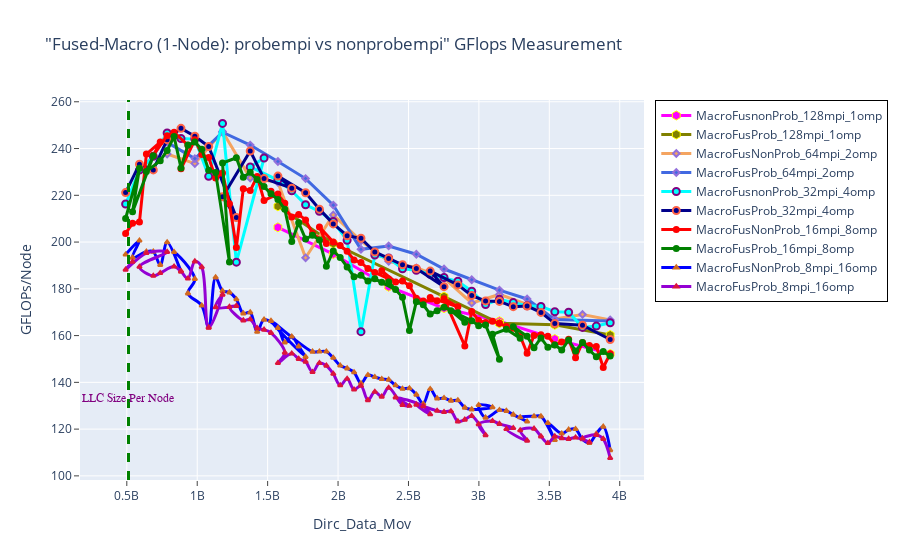

Notebook cell for this chart:
### Markdown cell above
## GFLOPS - Fused Macro: Probempi vs NonProbempi

### Code cell
fig = go.Figure() 

fig.add_trace(go.Scatter(x=(dfn1MacFusnonProb_128mpi_1omp.Dirc_Data_Mov*(dfn1MacFusnonProb_128mpi_1omp.MPI_size)), 
                         y=(dfn1MacFusnonProb_128mpi_1omp.GFLOPS*(dfn1MacFusnonProb_128mpi_1omp.MPI_size)), 
                         mode='lines+markers', 
                         name='MacroFusnonProb_128mpi_1omp',
                         line=dict(color='magenta',width=3),
                         marker=dict(symbol='hexagon',size=9, line=dict(color='yellow',width=1))))


fig.add_trace(go.Scatter(x=(dfn1MacFusProb_128mpi_1omp.Dirc_Data_Mov*(dfn1MacFusProb_128mpi_1omp.MPI_size)), 
                         y=(dfn1MacFusProb_128mpi_1omp.GFLOPS*(dfn1MacFusProb_128mpi_1omp.MPI_size)), 
                         mode='lines+markers', 
                         name='MacroFusProb_128mpi_1omp',
                         line=dict(color='olive',width=3),
                         marker=dict(symbol='hexagon',size=9, line=dict(color='yellow',width=1))))

# case 2
fig.add_trace(go.Scatter(x=(dfn1MacFusNonProb_64mpi_2omp.Dirc_Data_Mov*(dfn1MacFusNonProb_64mpi_2omp.MPI_size)), 
                         y=(dfn1MacFusNonProb_64mpi_2omp.GFLOPS*(dfn1MacFusNonProb_64mpi_2omp.MPI_size)), 
                         mode='lines+markers', 
                         name='MacroFusNonProb_64mpi_2omp',
                         line=dict(color='sandybrown',width=3),
                         marker=dict(symbol='diamond',size=5,line=dict(color='MediumPurple',width=2))))

fig.add_trace(go.Scatter(x=(dfn1MacFusProb_64mpi_2omp.Dirc_Data_Mov*(dfn1MacFusProb_64mpi_2omp.MPI_size)), 
                         y=(dfn1MacFusProb_64mpi_2omp.GFLOPS*(dfn1MacFusProb_64mpi_2omp.MPI_size)), 
                         mode='lines+markers', 
                         name='MacroFusProb_64mpi_2omp',
                         line=dict(color='royalblue',width=3),
                         marker=dict(symbol='diamond',size=5,line=dict(color='MediumPurple',width=2))))

# case 3
fig.add_trace(go.Scatter(x=(dfn1MacFusnonProb_32mpi_4omp.Dirc_Data_Mov*(dfn1MacFusnonProb_32mpi_4omp.MPI_size)), 
                         y=(dfn1MacFusnonProb_32mpi_4omp.GFLOPS*(dfn1MacFusnonProb_32mpi_4omp.MPI_size)), 
                         mode='lines+markers', 
                         name='MacroFusnonProb_32mpi_4omp',
                         line=dict(color='cyan',width=3),
                         marker=dict(symbol='circle',size=7,line=dict(color='Purple',width=2))))

fig.add_trace(go.Scatter(x=(dfn1MacFusProb_32mpi_4omp.Dirc_Data_Mov*(dfn1MacFusProb_32mpi_4omp.MPI_size)), 
                         y=(dfn1MacFusProb_32mpi_4omp.GFLOPS*(dfn1MacFusProb_32mpi_4omp.MPI_size)), 
                         mode='lines+markers', 
                         name='MacroFusProb_32mpi_4omp',
                         line=dict(color='darkblue',width=3),
                         marker=dict(symbol='circle',size=7, line=dict(color='tomato',width=2))))

# case 4
fig.add_trace(go.Scatter(x=(dfn1MacFusNonProb_16mpi_8omp.Dirc_Data_Mov*(dfn1MacFusNonProb_16mpi_8omp.MPI_size)), 
                         y=(dfn1MacFusNonProb_16mpi_8omp.GFLOPS*(dfn1MacFusNonProb_16mpi_8omp.MPI_size)), 
                         mode='lines+markers', 
                         name='MacroFusNonProb_16mpi_8omp',
                         line=dict(color='red',width=3),
                         marker=dict(symbol='circle',size=5,line=dict(color='red',width=2))))

fig.add_trace(go.Scatter(x=(dfn1MacFusProb_16mpi_8omp.Dirc_Data_Mov*(dfn1MacFusProb_16mpi_8omp.MPI_size)), 
                         y=(dfn1MacFusProb_16mpi_8omp.GFLOPS*(dfn1MacFusProb_16mpi_8omp.MPI_size)), 
                         mode='lines+markers', 
                         name='MacroFusProb_16mpi_8omp',
                         line=dict(color='green',width=3),
                         marker=dict(symbol='circle',size=5,line=dict(color='green',width=2))))

# case 5

fig.add_trace(go.Scatter(x=(dfn1MacFusNonProb_8mpi_16omp.Dirc_Data_Mov*(dfn1MacFusNonProb_8mpi_16omp.MPI_size)), 
                         y=(dfn1MacFusNonProb_8mpi_16omp.GFLOPS*(dfn1MacFusNonProb_8mpi_16omp.MPI_size)), 
                         mode='lines+markers', 
                         name='MacroFusNonProb_8mpi_16omp',
                         line=dict(color='blue',shape='spline',width=3),
                         marker=dict(symbol='triangle-up',size=4,line=dict(color='chocolate',width=2))))

fig.add_trace(go.Scatter(x=(dfn1MacFusProb_8mpi_16omp.Dirc_Data_Mov*(dfn1MacFusProb_8mpi_16omp.MPI_size)), 
                         y=(dfn1MacFusProb_8mpi_16omp.GFLOPS*(dfn1MacFusProb_8mpi_16omp.MPI_size)), 
                         mode='lines+markers', 
                         name='MacroFusProb_8mpi_16omp',
                         line=dict(color='darkviolet',shape='spline',width=3),
                         marker=dict(symbol='triangle-up',size=4,line=dict(color='crimson',width=2))))





# Adding a vertical line
fig.add_vline(x=512e6, line_width=3, line_dash="dash", line_color="green")
# fig.add_hline(y=1024, line_width=3, line_dash="dash", line_color="red")

# Add annotation
fig.add_annotation(
    x='512e6'
    , y=130
    , text=f'LLC Size Per Node'
    , yanchor='bottom'
    , showarrow=False
    , arrowhead=1
    , arrowsize=1
    , arrowwidth=2
    , arrowcolor="#636363"
    , ax=-20
    , ay=-30
    , font=dict(size=12, color="purple", family="Sans Serif")
    , align="left"
    ,)

# fig.update_yaxes(color="black")
# fig.update_xaxes(showline=True, linewidth=1, linecolor='black', gridcolor='Red')
# fig.update_yaxes(showline=True, linewidth=1, linecolor='black', gridcolor='Red')
# fig.update_xaxes(categoryorder="category ascending")
# fig.update_xaxes(type='category')
# fig.update_yaxes(showline=True,linewidth=1,linecolor='black',gridcolor='grey')
# fig.update_xaxes(showline=True,linewidth=1,linecolor='black',gridcolor='grey')

fig.update_layout(title='"Fused-Macro (1-Node): probempi vs nonprobempi" GFlops Measurement',
                  xaxis_title='Dirc_Data_Mov', yaxis_title='GFLOPs/Node', 
                  xaxis=dict(ticks="outside"),  
                  yaxis=dict(ticks="outside"),
                  legend=go.layout.Legend(bordercolor="black",borderwidth=1))

### Figure 1 — Plotly figure (JSON) as saved in the notebook; plotly's stock layout.template omitted (floating-point values rounded to 4 significant figures)
{"data": [{"line": {"color": "magenta", "width": 3}, "marker": {"line": {"color": "yellow", "width": 1}, "size": 9, "symbol": "hexagon"}, "mode": "lines+markers", "name": "MacroFusnonProb_128mpi_1omp", "type": "scatter", "x": [1572864000, 1966080000, 2359296000, 2752512000, 3145728000, 3538944000, 3932160000], "y": [206.3, 194.9, 180.9, 171.7, 166.2, 158.5, 152.2]}, {"line": {"color": "olive", "width": 3}, "marker": {"line": {"color": "yellow", "width": 1}, "size": 9, "symbol": "hexagon"}, "mode": "lines+markers", "name": "MacroFusProb_128mpi_1omp", "type": "scatter", "x": [1572864000, 1966080000, 2752512000, 3145728000, 3538944000, 3932160000], "y": [215.3, 199.4, 176.7, 165.3, 164.6, 160.3]}, {"line": {"color": "sandybrown", "width": 3}, "marker": {"line": {"color": "MediumPurple", "width": 2}, "size": 5, "symbol": "diamond"}, "mode": "lines+markers", "name": "MacroFusNonProb_64mpi_2omp", "type": "scatter", "x": [786432000, 983040000, 1179648000, 1376256000, 1572864000, 1769472000, 1966080000, 2162688000, 2359296000, 2555904000, 2752512000, 2949120000, 3145728000, 3342336000, 3538944000, 3735552000, 3932160000], "y": [237.7, 233.6, 247.3, 227.4, 225.6, 193.3, 211.6, 200.6, 191.8, 189.0, 184.5, 174.0, 177.6, 173.3, 167.1, 169.0, 166.7]}, {"line": {"color": "royalblue", "width": 3}, "marker": {"line": {"color": "MediumPurple", "width": 2}, "size": 5, "symbol": "diamond"}, "mode": "lines+markers", "name": "MacroFusProb_64mpi_2omp", "type": "scatter", "x": [786432000, 983040000, 1179648000, 1376256000, 1572864000, 1769472000, 1966080000, 2162688000, 2359296000, 2555904000, 2752512000, 2949120000, 3145728000, 3342336000, 3538944000, 3932160000], "y": [242.6, 235.7, 247.0, 241.5, 234.5, 227.2, 215.8, 196.9, 198.3, 194.8, 188.5, 183.9, 179.5, 175.7, 166.8, 166.3]}, {"line": {"color": "cyan", "width": 3}, "marker": {"line": {"color": "Purple", "width": 2}, "size": 7, "symbol": "circle"}, "mode": "lines+markers", "name": "MacroFusnonProb_32mpi_4omp", "type": "scatter", "x": [491520000, 589824000, 688128000, 786432000, 884736000, 983040000, 1081344000, 1179648000, 1277952000, 1474560000, 1376256000, 1572864000, 1671168000, 1769472000, 1867776000, 1966080000, 2064384000, 2162688000, 2260992000, 2359296000, 2457600000, 2555904000, 2654208000, 2752512000, 2850816000, 2949120000, 3047424000, 3145728000, 3244032000, 3342336000, 3440640000, 3538944000, 3637248000, 3735552000, 3833856000, 3932160000], "y": [216.3, 230.8, 236.7, 246.7, 244.3, 244.0, 228.1, 250.8, 191.4, 236.0, 232.1, 226.5, 221.9, 215.9, 213.1, 208.8, 200.8, 161.7, 194.5, 193.2, 188.6, 188.0, 186.2, 184.8, 183.2, 179.0, 173.3, 175.5, 174.1, 172.8, 172.5, 170.2, 170.0, 163.5, 164.1, 165.5]}, {"line": {"color": "darkblue", "width": 3}, "marker": {"line": {"color": "tomato", "width": 2}, "size": 7, "symbol": "circle"}, "mode": "lines+markers", "name": "MacroFusProb_32mpi_4omp", "type": "scatter", "x": [491520000, 589824000, 688128000, 786432000, 884736000, 983040000, 1081344000, 1277952000, 1179648000, 1376256000, 1474560000, 1671168000, 1572864000, 1769472000, 1867776000, 1966080000, 2064384000, 2162688000, 2260992000, 2359296000, 2457600000, 2555904000, 2752512000, 2654208000, 2850816000, 2949120000, 3047424000, 3145728000, 3244032000, 3342336000, 3440640000, 3538944000, 3735552000, 3932160000], "y": [221.2, 233.3, 230.9, 243.8, 248.6, 245.3, 240.9, 210.5, 219.3, 238.9, 227.1, 223.1, 228.2, 221.1, 214.1, 207.8, 202.7, 201.6, 195.8, 193.0, 190.3, 188.7, 180.9, 187.6, 181.7, 177.1, 174.8, 174.6, 172.4, 172.6, 169.9, 165.1, 164.5, 158.3]}, {"line": {"color": "red", "width": 3}, "marker": {"line": {"color": "red", "width": 2}, "size": 5, "symbol": "circle"}, "mode": "lines+markers", "name": "MacroFusNonProb_16mpi_8omp", "type": "scatter", "x": [491520000, 540672000, 589824000, 638976000, 737280000, 688128000, 786432000, 835584000, 933888000, 884736000, 983040000, 1032192000, 1081344000, 1130496000, 1179648000, 1228800000, 1277952000, 1327104000, 1376256000, 1425408000, 1474560000, 1572864000, 1622016000, 1523712000, 1671168000, 1720320000, 1769472000, 1818624000, 1916928000, 1867776000, 1966080000, 2015232000, 2064384000, 2113536000, 2162688000, 2211840000, 2260992000, 2359296000, 2310144000, 2408448000, 2457600000, 2506752000, 2555904000, 2605056000, 2703360000, 2654208000, 2850816000, 2752512000, 2899968000, 2949120000, 2998272000, 3047424000, 3096576000, 3145728000, 3194880000, 3244032000, 3293184000, 3342336000, 3391488000, 3440640000, 3489792000, 3538944000, 3588096000, 3637248000, 3686400000, 3735552000, 3784704000, 3833856000, 3883008000, 3932160000], "y": [203.7, 208.0, 208.6, 237.6, 242.7, 237.0, 245.5, 246.9, 241.4, 231.3, 243.7, 237.5, 236.1, 227.4, 229.5, 216.4, 197.7, 222.8, 222.0, 228.1, 217.8, 220.5, 216.6, 221.7, 210.7, 211.8, 209.5, 203.7, 199.4, 206.5, 200.0, 198.5, 196.1, 192.4, 191.3, 188.7, 187.0, 184.3, 187.7, 182.9, 183.4, 181.3, 176.0, 174.8, 174.9, 176.2, 172.3, 175.7, 155.6, 170.3, 166.4, 165.6, 166.1, 165.3, 163.9, 163.2, 159.9, 152.5, 160.1, 160.3, 159.7, 156.1, 157.2, 158.5, 150.5, 157.0, 155.8, 155.4, 146.3, 152.3]}, {"line": {"color": "green", "width": 3}, "marker": {"line": {"color": "green", "width": 2}, "size": 5, "symbol": "circle"}, "mode": "lines+markers", "name": "MacroFusProb_16mpi_8omp", "type": "scatter", "x": [491520000, 589824000, 540672000, 688128000, 638976000, 737280000, 786432000, 835584000, 884736000, 933888000, 983040000, 1032192000, 1081344000, 1130496000, 1228800000, 1179648000, 1277952000, 1327104000, 1376256000, 1425408000, 1474560000, 1523712000, 1572864000, 1622016000, 1671168000, 1720320000, 1769472000, 1818624000, 1867776000, 1916928000, 1966080000, 2015232000, 2064384000, 2113536000, 2162688000, 2211840000, 2260992000, 2310144000, 2408448000, 2359296000, 2457600000, 2506752000, 2555904000, 2605056000, 2654208000, 2703360000, 2752512000, 2850816000, 2899968000, 2801664000, 2949120000, 2998272000, 3047424000, 3145728000, 3096576000, 3194880000, 3293184000, 3244032000, 3342336000, 3391488000, 3440640000, 3489792000, 3538944000, 3588096000, 3637248000, 3686400000, 3735552000, 3784704000, 3833856000, 3883008000, 3932160000], "y": [210.1, 231.6, 212.9, 236.9, 230.2, 234.8, 239.2, 245.1, 231.7, 241.5, 242.8, 239.7, 230.8, 229.7, 191.4, 233.8, 236.1, 227.7, 229.8, 226.8, 223.8, 220.6, 218.2, 214.0, 200.2, 208.3, 201.3, 202.9, 200.9, 189.6, 196.2, 193.4, 189.4, 185.2, 185.8, 183.3, 184.3, 182.8, 179.7, 182.9, 176.4, 162.2, 174.5, 173.2, 169.2, 170.6, 172.2, 169.7, 165.7, 170.7, 166.3, 164.2, 164.6, 149.8, 160.5, 162.7, 158.9, 163.8, 159.7, 154.8, 159.0, 155.0, 156.0, 153.8, 158.1, 153.4, 157.1, 153.9, 150.9, 153.1, 151.3]}, {"line": {"color": "blue", "shape": "spline", "width": 3}, "marker": {"line": {"color": "chocolate", "width": 2}, "size": 4, "symbol": "triangle-up"}, "mode": "lines+markers", "name": "MacroFusNonProb_8mpi_16omp", "type": "scatter", "x": [491520000, 589824000, 540672000, 638976000, 688128000, 737280000, 786432000, 884736000, 835584000, 983040000, 933888000, 1032192000, 1081344000, 1130496000, 1179648000, 1228800000, 1277952000, 1327104000, 1376256000, 1425408000, 1474560000, 1572864000, 1622016000, 1671168000, 1720320000, 1769472000, 1523712000, 1818624000, 1867776000, 1916928000, 1966080000, 2015232000, 2064384000, 2113536000, 2162688000, 2211840000, 2260992000, 2310144000, 2359296000, 2408448000, 2457600000, 2506752000, 2555904000, 2605056000, 2654208000, 2703360000, 2752512000, 2801664000, 2850816000, 2899968000, 2949120000, 3096576000, 2998272000, 3047424000, 3145728000, 3194880000, 3244032000, 3342336000, 3293184000, 3391488000, 3440640000, 3538944000, 3489792000, 3588096000, 3637248000, 3686400000, 3735552000, 3784704000, 3833856000, 3883008000, 3932160000], "y": [194.6, 200.6, 193.3, 195.9, 195.9, 190.2, 199.9, 187.4, 195.7, 184.2, 178.1, 172.8, 163.5, 184.9, 179.1, 178.5, 175.5, 169.5, 169.9, 161.6, 166.8, 163.2, 157.1, 159.6, 155.4, 150.9, 166.2, 153.1, 153.2, 153.2, 150.5, 147.2, 146.0, 144.3, 139.6, 143.1, 142.2, 141.4, 141.1, 138.7, 137.3, 137.5, 134.7, 130.8, 137.1, 133.1, 133.3, 132.1, 132.3, 129.2, 128.4, 129.3, 130.3, 124.9, 128.2, 127.8, 126.2, 123.2, 125.0, 125.5, 125.4, 115.3, 122.6, 118.1, 119.7, 120.0, 115.6, 114.1, 118.0, 121.0, 111.0]}, {"line": {"color": "darkviolet", "shape": "spline", "width": 3}, "marker": {"line": {"color": "crimson", "width": 2}, "size": 4, "symbol": "triangle-up"}, "mode": "lines+markers", "name": "MacroFusProb_8mpi_16omp", "type": "scatter", "x": [540672000, 491520000, 638976000, 786432000, 589824000, 688128000, 737280000, 835584000, 884736000, 933888000, 983040000, 1032192000, 1081344000, 1179648000, 1130496000, 1277952000, 1228800000, 1327104000, 1376256000, 1425408000, 1474560000, 1523712000, 1622016000, 1572864000, 1671168000, 1720320000, 1769472000, 1818624000, 1867776000, 1916928000, 1966080000, 2015232000, 2064384000, 2113536000, 2162688000, 2211840000, 2260992000, 2310144000, 2359296000, 2457600000, 2506752000, 2408448000, 2605056000, 2654208000, 2555904000, 2703360000, 2752512000, 2801664000, 2850816000, 2899968000, 2949120000, 3047424000, 2998272000, 3096576000, 3145728000, 3244032000, 3194880000, 3342336000, 3293184000, 3391488000, 3440640000, 3489792000, 3538944000, 3588096000, 3637248000, 3686400000, 3784704000, 3735552000, 3833856000, 3883008000, 3932160000], "y": [191.6, 188.2, 195.3, 195.8, 189.4, 185.6, 186.7, 189.5, 187.4, 184.4, 191.7, 189.3, 163.3, 177.5, 172.1, 172.7, 172.3, 166.5, 167.0, 163.2, 162.5, 161.2, 152.7, 148.2, 152.3, 150.0, 148.8, 144.4, 148.2, 147.1, 143.7, 138.7, 141.5, 136.9, 138.5, 132.4, 136.0, 133.9, 137.7, 130.3, 130.0, 133.5, 129.8, 126.3, 130.5, 127.8, 127.3, 127.6, 123.3, 124.0, 125.6, 117.4, 122.1, 123.4, 122.2, 120.4, 120, 115.0, 119.5, 120.2, 116.9, 114.0, 116.8, 116.1, 115.8, 116.4, 114.4, 116.0, 117.5, 115.8, 107.6]}], "layout": {"annotations": [{"align": "left", "arrowcolor": "#636363", "arrowhead": 1, "arrowsize": 1, "arrowwidth": 2, "ax": -20, "ay": -30, "font": {"color": "purple", "family": "Sans Serif", "size": 12}, "showarrow": false, "text": "LLC Size Per Node", "x": "512e6", "y": 130, "yanchor": "bottom"}], "legend": {"bordercolor": "black", "borderwidth": 1}, "shapes": [{"line": {"color": "green", "dash": "dash", "width": 3}, "type": "line", "x0": 512000000, "x1": 512000000, "xref": "x", "y0": 0, "y1": 1, "yref": "y domain"}], "title": {"text": "\"Fused-Macro (1-Node): probempi vs nonprobempi\" GFlops Measurement"}, "xaxis": {"ticks": "outside", "title": {"text": "Dirc_Data_Mov"}}, "yaxis": {"ticks": "outside", "title": {"text": "GFLOPs/Node"}}}}
